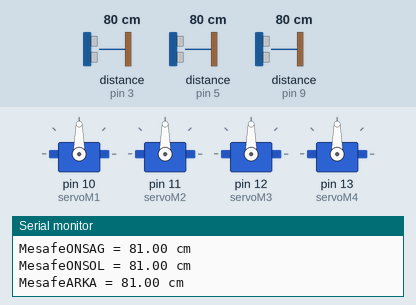
Simulated run of this sketch. Board: Arduino Uno, built with avr-gcc and run on an emulated ATmega328P. Shown: 4 × servo, the last lines printed to the serial monitor. The inputs (shaded band) are chosen by the test bench; at power-on: distance to the obstacle (sensors on pin 3, pin 9, pin 5) 80 cm. The echo pulse lasts 58.3 µs per cm.

Above: at 2.3 s.
2.4 s: distance to the obstacle (sensor on pin 3) set to 26 cm
5.7 s: distance to the obstacle (sensor on pin 3) set to 22 cm
At 8.7 s:
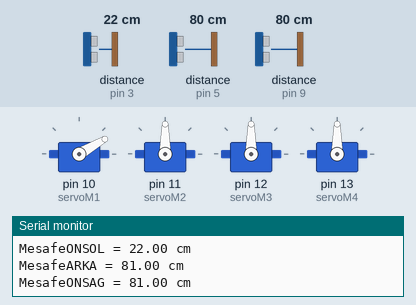
9.0 s: distance to the obstacle (sensor on pin 9) set to 27 cm
11.8 s: distance to the obstacle (sensor on pin 9) set to 23 cm
At 13.67 s:
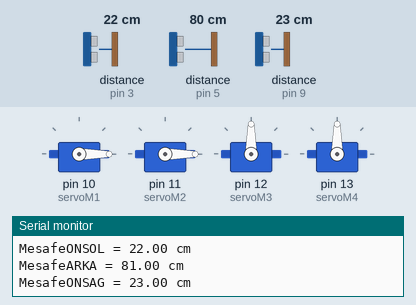
At 15.2 s:
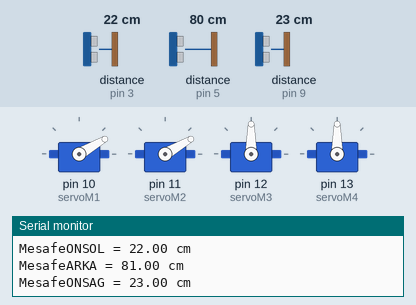
17.0 s: distance to the obstacle (sensor on pin 5) set to 63 cm
20.9 s: distance to the obstacle (sensor on pin 5) set to 54 cm
At 24.7 s:
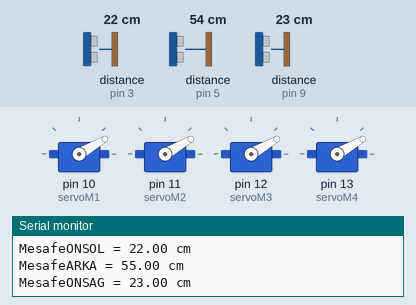
Timing chart, 0 to 27.1 s (numbered marks = the images above; inputs shaded):
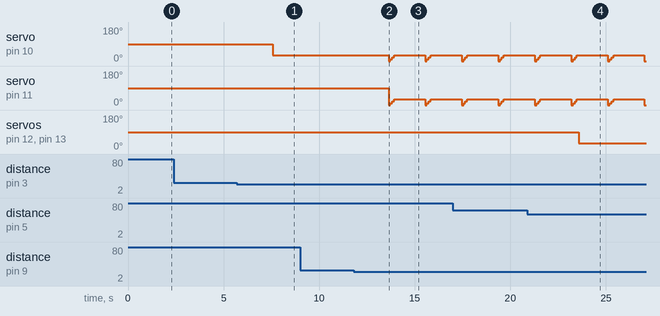

Measured:
- the behaviour switches between 25 and 24 cm on distance to the obstacle (sensor on pin 3) (found by bisection; images 0 and 1)
- the behaviour switches between 25 and 24 cm on distance to the obstacle (sensor on pin 9) (found by bisection; images 1 and 2)
- the behaviour switches between 59 and 58 cm on distance to the obstacle (sensor on pin 5) (found by bisection; images 3 and 4)
- after the input at 5.7 s, servo on pin 10 (servoM1): 90° → 30° after 1.9 s
- after the input at 11.8 s, servo on pin 10 (servoM1): 30° → 0° after 1.8 s, → 10° 0.10 s later, → 20° 0.10 s later, → 30° 0.10 s later, … (8 changes in this stretch); servo on pin 11 (servoM2): 90° → 0° after 1.8 s, → 10° 0.10 s later, → 20° 0.10 s later, → 30° 0.10 s later, … (8 changes in this stretch)
- after the input at 20.9 s, servo on pin 12 (servoM3), servo on pin 13 (servoM4): 90° → 30° after 2.7 s

The sketch:

ardmessen.ino
```cpp
#include "NewPing.h"
#include <Servo.h>

Servo servoM1;
Servo servoM2;
Servo servoM3;
Servo servoM4;
int pos1 ;
int pos2 ;
int pos3 ;
int pos4 ;
int L1on = A1;
int R1on = A2;
int L2on = A3;
int R2on = A4;
int arkakaldir;
int atlama;

#define TRIGGER_PIN 2
#define ECHO_PIN 3
#define MAX_DISTANCE 400

#define TRIGGER_PIN2 6
#define ECHO_PIN2 5
#define MAX_DISTANCE2 400

#define TRIGGER_PIN3 8
#define ECHO_PIN3 9
#define MAX_DISTANCE3 400

NewPing sonarsol(TRIGGER_PIN, ECHO_PIN, MAX_DISTANCE);
NewPing sonar2(TRIGGER_PIN2, ECHO_PIN2, MAX_DISTANCE2);
NewPing sonarsag(TRIGGER_PIN3, ECHO_PIN3, MAX_DISTANCE3);
float duration, distance;
float duration2, distance2;
float duration3, distance3;

void setup()
{
servoM1.attach(10);
Serial.begin(9600);
servoM2.attach(11);
Serial.begin(9600);
servoM3.attach(12);
Serial.begin(9600);
servoM4.attach(13);
Serial.begin(9600);

pinMode(L1on, INPUT);
pinMode(R1on, INPUT);
pinMode(L2on, INPUT);
pinMode(R2on, INPUT);
}

void onkontrol()
{
  if (distance <25 & distance3 < 25)
  {
    for( int i=0;i<=30;i+=10)
    {
    pos1 = 0;
    pos2 = 0;
    pos1 = pos1 + i;
    pos2 = pos2 + i;
    servoM1.write(pos1);
    servoM2.write(pos2);
    delay(100);
    arkakaldir = 1;
    }
    if (distance <25 & distance2 <25)
      {
          for( int i=0;i<=30;i+=10)
            {
            pos1 = 30;
            pos2 = 30;
            pos1 = pos1 + i;
            pos2 = pos2 + i;
            servoM1.write(pos1);
            servoM2.write(pos2);
            delay(100);
              }
              arkakaldir = 2;
              atlama = 1;
      }
  }
}

void onsolkontrol()
  {
  if (distance <25 )
    {
      for( int i=0;i<=30;i+=10)
      {
      pos1 = 0;
      pos1 = pos1 + i;
      servoM1.write(pos1);
      }
       arkakaldir = 1;
        if (distance <25 )
          {
            for( int i=0;i<=30;i+=10)
              {
              pos1 = 0;
              pos1 = pos1 + i;
              servoM1.write(pos1);
              }
               arkakaldir = 1;
          }
      }
    }
void onsagkontrol()
{
  if  (distance3 <25 )
    {
      for( int i=0;i<=30;i+=10)
      {
      pos2 = 0;
      pos2 = pos2 + i;
      servoM2.write(pos2);
      }
      arkakaldir = 1;
        if (distance2 <25 )
          {
            for( int i=0;i<=30;i+=10)
              {
              pos2 = 0;
              pos2 = pos2 + i;
              servoM2.write(pos2);
              }
              arkakaldir =2;
          }
      }
  }
void arkakontrol1()
{
  if (distance2 < 60 & arkakaldir ==1)
  {
    for( int i=0;i<=30;i+=10)
      {
      pos3 = 0;
      pos4 = 0;
      pos3 = pos3 + i;
      pos4 = pos4 + i;
      servoM3.write(pos3);
      servoM4.write(pos4);
      }
      arkakaldir = 0;
    }
  }
void arkakontrol2()
{
  if (distance2 < 60 & arkakaldir ==2)
    {
       for( int i=0;i<=60;i+=10)
          {
          pos3 = 0;
          pos4 = 0;
          pos3 = pos3 + i;
          pos4 = pos4 + i;
          servoM3.write(pos3);
          servoM4.write(pos4);
          }
          arkakaldir = 0;
    }
  }

void getmesafe()
{
  distance = sonarsol.ping_cm();

  Serial.print("MesafeONSOL = ");

  if (distance >= 400 || distance <= 2)
  {
    Serial.println("Out of range");
  }
  else
  {
    Serial.print(distance);
    Serial.println(" cm");
  }
  delay(500);


  distance2 = sonar2.ping_cm(); // Bu arka sensör

  Serial.print("MesafeARKA = ");

  if (distance2 >= 400 || distance2 <= 2)
  {
    Serial.println("Out of range");
  }
  else
  {
    Serial.print(distance2);
    Serial.println(" cm");
  }
  delay(500);


   // On sağ sensör
  distance3 = sonarsag.ping_cm();

  Serial.print("MesafeONSAG = ");

  if (distance3 >= 400 || distance3 <= 2)
  {
    Serial.println("Out of range");
  }
  else
  {
    Serial.print(distance3);
    Serial.println(" cm");
  }
  delay(500);

  }

void getRC()
{
  if (L1on == 1)
  {
    for( int i=0;i<=60;i+=10)
      {
      pos1 = 0;
      pos1 = pos1 + i;
      servoM1.write(pos1);
       }
  }
  if (R1on ==1)
  {
    for( int i=0;i<=60;i+=10)
      {
      pos2 = 0;
      pos2 = pos2 + i;
      servoM2.write(pos2);
        }
  }
  if (L2on == 1)
  {
    for( int i=0;i<=60;i+=10)
      {
      pos3 = 0;
      pos3 = pos3 + i;
      servoM3.write(pos3);
         }
  }
  if (R2on ==1)
  {
    for( int i=0;i<=60;i+=10)
      {
      pos4 = 0;
      pos4 = pos4 + i;
      servoM1.write(pos4);
    }
    }
}
void loop()
{
  getRC();
  getmesafe();
  onkontrol();
  if (atlama ==1)
  {
    atlama =0;
    goto arkakontrol1;
    }
  onsagkontrol();
  onsolkontrol();
  arkakontrol1:
  arkakontrol1();
  arkakontrol2();
}
```
